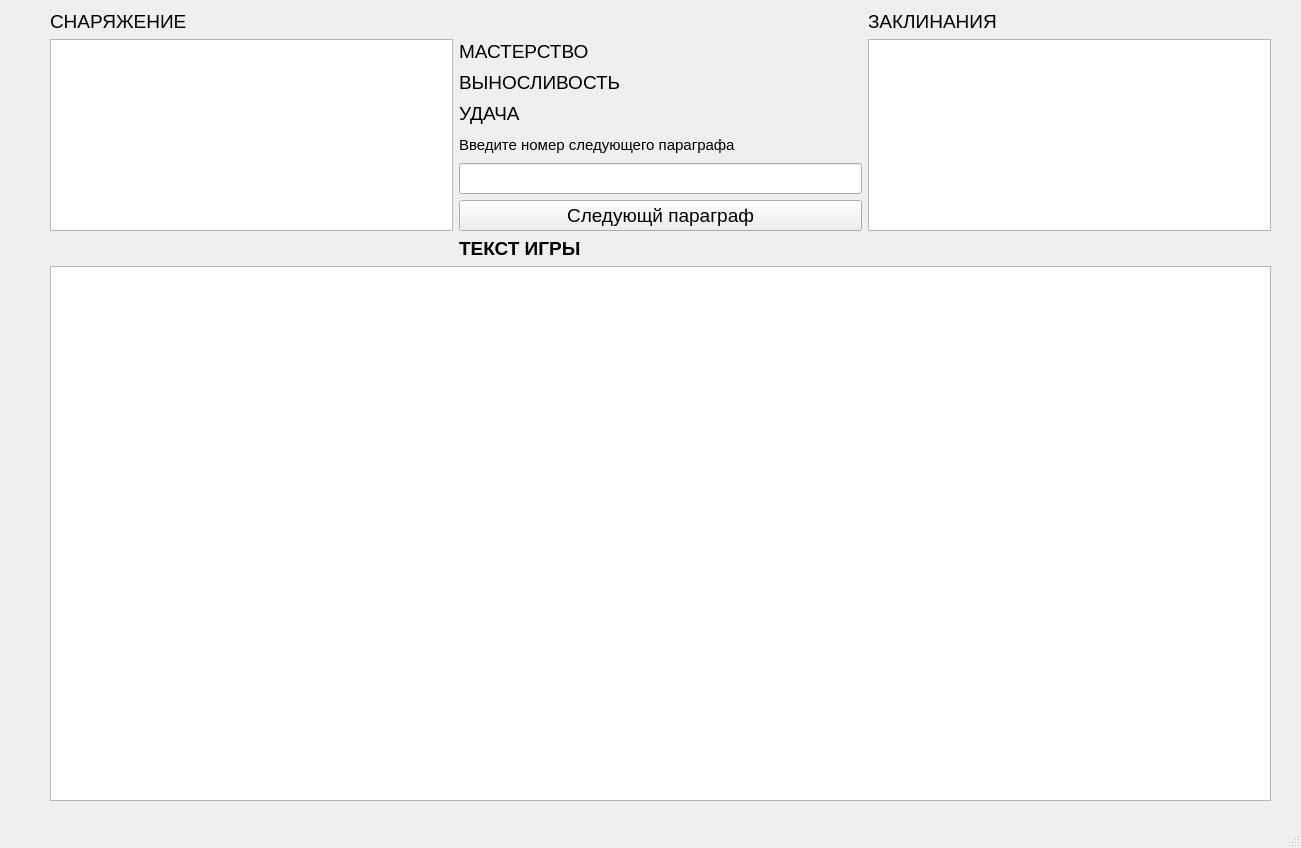
<?xml version="1.0" encoding="UTF-8"?>
<ui version="4.0">
 <class>MainWindow</class>
 <widget class="QMainWindow" name="MainWindow">
  <property name="geometry">
   <rect>
    <x>0</x>
    <y>0</y>
    <width>1301</width>
    <height>848</height>
   </rect>
  </property>
  <property name="windowTitle">
   <string>MainWindow</string>
  </property>
  <widget class="QWidget" name="centralwidget">
   <widget class="QWidget" name="">
    <property name="geometry">
     <rect>
      <x>50</x>
      <y>10</y>
      <width>1221</width>
      <height>791</height>
     </rect>
    </property>
    <layout class="QGridLayout" name="gridLayout_2">
     <item row="0" column="0">
      <widget class="QLabel" name="label_3">
       <property name="font">
        <font>
         <pointsize>14</pointsize>
        </font>
       </property>
       <property name="text">
        <string>СНАРЯЖЕНИЕ</string>
       </property>
      </widget>
     </item>
     <item row="4" column="1">
      <widget class="QLabel" name="label_2">
       <property name="font">
        <font>
         <pointsize>11</pointsize>
        </font>
       </property>
       <property name="text">
        <string>Введите номер следующего параграфа</string>
       </property>
      </widget>
     </item>
     <item row="6" column="1">
      <widget class="QPushButton" name="pushButton">
       <property name="font">
        <font>
         <pointsize>14</pointsize>
        </font>
       </property>
       <property name="text">
        <string>Следующй параграф</string>
       </property>
      </widget>
     </item>
     <item row="7" column="1">
      <widget class="QLabel" name="label">
       <property name="font">
        <font>
         <pointsize>14</pointsize>
         <weight>75</weight>
         <bold>true</bold>
        </font>
       </property>
       <property name="text">
        <string>ТЕКСТ ИГРЫ</string>
       </property>
      </widget>
     </item>
     <item row="5" column="1">
      <widget class="QLineEdit" name="lineEdit">
       <property name="font">
        <font>
         <pointsize>14</pointsize>
        </font>
       </property>
       <property name="inputMask">
        <string/>
       </property>
      </widget>
     </item>
     <item row="1" column="0" rowspan="6">
      <widget class="QTableWidget" name="tableWidget">
       <property name="font">
        <font>
         <pointsize>14</pointsize>
        </font>
       </property>
      </widget>
     </item>
     <item row="2" column="1">
      <widget class="QLabel" name="label_6">
       <property name="font">
        <font>
         <pointsize>14</pointsize>
        </font>
       </property>
       <property name="text">
        <string>ВЫНОСЛИВОСТЬ</string>
       </property>
      </widget>
     </item>
     <item row="0" column="2">
      <widget class="QLabel" name="label_4">
       <property name="font">
        <font>
         <pointsize>14</pointsize>
        </font>
       </property>
       <property name="text">
        <string>ЗАКЛИНАНИЯ</string>
       </property>
      </widget>
     </item>
     <item row="1" column="1">
      <widget class="QLabel" name="label_5">
       <property name="font">
        <font>
         <pointsize>14</pointsize>
        </font>
       </property>
       <property name="text">
        <string>МАСТЕРСТВО</string>
       </property>
      </widget>
     </item>
     <item row="1" column="2" rowspan="6">
      <widget class="QTableWidget" name="tableWidget_2">
       <property name="font">
        <font>
         <pointsize>14</pointsize>
        </font>
       </property>
      </widget>
     </item>
     <item row="3" column="1">
      <widget class="QLabel" name="label_7">
       <property name="font">
        <font>
         <pointsize>14</pointsize>
        </font>
       </property>
       <property name="text">
        <string>УДАЧА</string>
       </property>
      </widget>
     </item>
     <item row="8" column="0" colspan="3">
      <widget class="QTextEdit" name="textEdit">
       <property name="font">
        <font>
         <pointsize>14</pointsize>
        </font>
       </property>
      </widget>
     </item>
    </layout>
   </widget>
  </widget>
  <widget class="QMenuBar" name="menubar">
   <property name="geometry">
    <rect>
     <x>0</x>
     <y>0</y>
     <width>1301</width>
     <height>21</height>
    </rect>
   </property>
  </widget>
  <widget class="QStatusBar" name="statusbar"/>
 </widget>
 <resources/>
 <connections/>
</ui>
